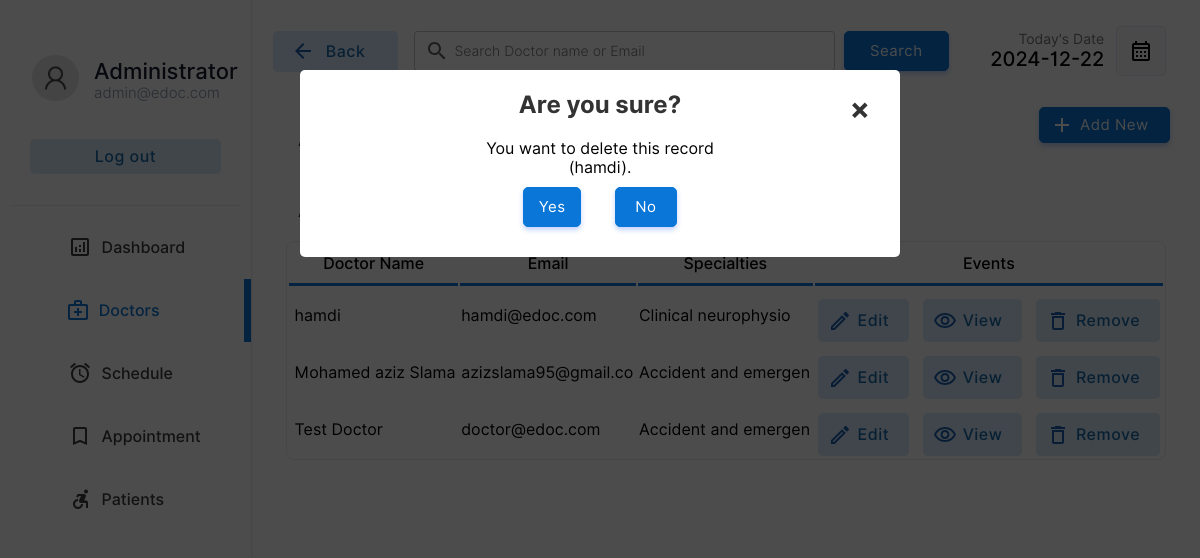
Page /doctor/doctors.php?action=drop&id=3&name=hamdi (signed in) on the committed database.
### tables this page shows
CREATE TABLE `doctor` (
  `docid` int(11) NOT NULL,
  `docemail` varchar(255) DEFAULT NULL,
  `docname` varchar(255) DEFAULT NULL,
  `docpassword` varchar(255) DEFAULT NULL,
  `docnic` varchar(15) DEFAULT NULL,
  `doctel` varchar(15) DEFAULT NULL,
  `specialties` int(2) DEFAULT NULL
);

CREATE TABLE `specialties` (
  `id` int(2) NOT NULL,
  `sname` varchar(50) DEFAULT NULL
);

### doctor/doctors.php (the view, shortened to what the rows shown need)
<!DOCTYPE html>
<html lang="en">
<head>
    <link rel="stylesheet" href="../css/animations.css">
    <link rel="stylesheet" href="../css/main.css">
    <link rel="stylesheet" href="../css/admin.css">
</head>
<body>
    <?php
    include("../connection.php");
    ?>
        <div class="dash-body">
            <table border="0" width="100%" style=" border-spacing: 0;margin:0;padding:0;margin-top:25px; ">
                <?php
                    if($_POST){
                        $keyword=$_POST["search"];
                        $sqlmain= "select * from doctor where docemail='$keyword' or docname='$keyword' or docname like '$keyword%' or docname like '%$keyword' or docname like '%$keyword%'";
                    }else{
                        $sqlmain= "select * from doctor order by docid desc";
                    }
                ?>
                <tr>
                   <td colspan="4">
                       <center>
                        <div class="abc scroll">
                        <table width="93%" class="sub-table scrolldown" border="0">
                        <thead>
                        <tr>
                                <th class="table-headin">
                                Doctor Name
                                </th>
                                <th class="table-headin">
                                    Email
                                </th>
                                <th class="table-headin">
                                    Specialties
                                </th>
                                <th class="table-headin">
                                    Events
                                </tr>
                        </thead>
                        <tbody>
                            <?php
                                $result= $database->query($sqlmain);
                                if($result->num_rows==0){
                                    echo '<tr>
                                    <td colspan="4">
                                    <br><br><br><br>
                                    <center>
                                    <img src="../img/notfound.svg" width="25%">
                                    <br>
                                    <p class="heading-main12" style="margin-left: 45px;font-size:20px;color:rgb(49, 49, 49)">We  couldnt find anything related to your keywords !</p>
                                    <a class="non-style-link" href="doctors.php"><button  class="login-btn btn-primary-soft btn"  style="display: flex;justify-content: center;align-items: center;margin-left:20px;">&nbsp; Show all Doctors &nbsp;</font></button>
                                    </a>
                                    </center>
                                    <br><br><br><br>
                                    </td>
                                    </tr>';
                                }
                                else{
                                for ( $x=0; $x<$result->num_rows;$x++){
                                    $row=$result->fetch_assoc();
                                    $docid=$row["docid"];
                                    $name=$row["docname"];
                                    $email=$row["docemail"];
                                    $spe=$row["specialties"];
                                    $spcil_res= $database->query("select sname from specialties where id='$spe'");
                                    $spcil_array= $spcil_res->fetch_assoc();
                                    $spcil_name=$spcil_array["sname"];
                                    echo '<tr>
                                        <td> &nbsp;'.
                                        substr($name,0,30)
                                        .'</td>
                                        <td>
                                        '.substr($email,0,20).'
                                        </td>
                                        <td>
                                            '.substr($spcil_name,0,20).'
                                        </td>
                                        <td>
                                        <div style="display:flex;justify-content: center;">
                                        <a href="?action=edit&id='.$docid.'&error=0" class="non-style-link"><button  class="btn-primary-soft btn button-icon btn-edit"  style="padding-left: 40px;padding-top: 12px;padding-bottom: 12px;margin-top: 10px;"><font class="tn-in-text">Edit</font></button></a>
                                        &nbsp;&nbsp;&nbsp;
                                        <a href="?action=view&id='.$docid.'" class="non-style-link"><button  class="btn-primary-soft btn button-icon btn-view"  style="padding-left: 40px;padding-top: 12px;padding-bottom: 12px;margin-top: 10px;"><font class="tn-in-text">View</font></button></a>
                                       &nbsp;&nbsp;&nbsp;
                                       <a href="?action=drop&id='.$docid.'&name='.$name.'" class="non-style-link"><button  class="btn-primary-soft btn button-icon btn-delete"  style="padding-left: 40px;padding-top: 12px;padding-bottom: 12px;margin-top: 10px;"><font class="tn-in-text">Remove</font></button></a>
                                        </div>
                                        </td>
                                    </tr>';
                                }
                            }
                            ?>
                            </tbody>
                        </table>
                        </div>
                        </center>
                   </td>
                </tr>
            </table>
        </div>
    <?php
    if($_GET){
        $id=$_GET["id"];
        $action=$_GET["action"];
        if($action=='drop'){
            $nameget=$_GET["name"];
            echo '
            <div id="popup1" class="overlay">
                    <div class="popup">
                    <center>
                        <h2>Are you sure?</h2>
                        <a class="close" href="doctors.php">&times;</a>
                        <div class="content">
                            You want to delete this record<br>('.substr($nameget,0,40).').
                        </div>
                        <div style="display: flex;justify-content: center;">
                        <a href="delete-doctor.php?id='.$id.'" class="non-style-link"><button  class="btn-primary btn"  style="display: flex;justify-content: center;align-items: center;margin:10px;padding:10px;"<font class="tn-in-text">&nbsp;Yes&nbsp;</font></button></a>&nbsp;&nbsp;&nbsp;
                        <a href="doctors.php" class="non-style-link"><button  class="btn-primary btn"  style="display: flex;justify-content: center;align-items: center;margin:10px;padding:10px;"><font class="tn-in-text">&nbsp;&nbsp;No&nbsp;&nbsp;</font></button></a>
                        </div>
                    </center>
            </div>
            </div>
            ';
        }elseif($action=='edit'){
            $sqlmain= "select * from doctor where docid='$id'";
            $result= $database->query($sqlmain);
            $row=$result->fetch_assoc();
            $name=$row["docname"];
            $email=$row["docemail"];
            $spe=$row["specialties"];
            $spcil_res= $database->query("select sname from specialties where id='$spe'");
            $spcil_array= $spcil_res->fetch_assoc();
            $spcil_name=$spcil_array["sname"];
            $nic=$row['docnic'];
            $tele=$row['doctel'];
            $error_1=$_GET["error"];
                $errorlist= array(
                    '1'=>'<label for="promter" class="form-label" style="color:rgb(255, 62, 62);text-align:center;">Already have an account for this Email address.</label>',
                    '2'=>'<label for="promter" class="form-label" style="color:rgb(255, 62, 62);text-align:center;">Password Conformation Error! Reconform Password</label>',
                    '3'=>'<label for="promter" class="form-label" style="color:rgb(255, 62, 62);text-align:center;"></label>',
                    '4'=>"",
                    '0'=>'',
                );
            if($error_1!='4'){
                    echo '
                    <div id="popup1" class="overlay">
                            <div class="popup">
                            <center>
                                <a class="close" href="doctors.php">&times;</a>
                                <div style="display: flex;justify-content: center;">
                                <div class="abc">
                                <table width="80%" class="sub-table scrolldown add-doc-form-container" border="0">
                                <tr>
                                        <td class="label-td" colspan="2">'.
                                            $errorlist[$error_1]
                                        .'</td>
                                    </tr>
                                    <tr>
                                        <td>
                                            <p style="padding: 0;margin: 0;text-align: left;font-size: 25px;font-weight: 500;">Edit Doctor Details.</p>
                                        Doctor ID : '.$id.' (Auto Generated)<br><br>
                                        </td>
                                    </tr>
                                    <tr>
                                        <td class="label-td" colspan="2">
                                            <form action="edit-doc.php" method="POST" class="add-new-form">
                                            <label for="Email" class="form-label">Email: </label>
                                            <input type="hidden" value="'.$id.'" name="id00">
                                        </td>
                                    </tr>
                                    <tr>
                                        <td class="label-td" colspan="2">
                                        <input type="email" name="email" class="input-text" placeholder="Email Address" value="'.$email.'" required><br>
                                        </td>
                                    </tr>
                                    <tr>
                                        <td class="label-td" colspan="2">
                                            <label for="name" class="form-label">Name: </label>
                                        </td>
                                    </tr>
                                    <tr>
                                        <td class="label-td" colspan="2">
                                            <input type="text" name="name" class="input-text" placeholder="Doctor Name" value="'.$name.'" required><br>
                                        </td>
                                    </tr>
                                    <tr>
                                        <td class="label-td" colspan="2">
                                            <label for="nic" class="form-label">NIC: </label>
                                        </td>
                                    </tr>
                                    <tr>
                                        <td class="label-td" colspan="2">
                                            <input type="text" name="nic" class="input-text" placeholder="NIC Number" value="'.$nic.'" required><br>
                                        </td>
                                    </tr>
                                    <tr>
                                        <td class="label-td" colspan="2">
                                            <label for="Tele" class="form-label">Telephone: </label>
                                        </td>
                                    </tr>
                                    <tr>
                                        <td class="label-td" colspan="2">
                                            <input type="tel" name="Tele" class="input-text" placeholder="Telephone Number" value="'.$tele.'" required><br>
                                        </td>
                                    </tr>
                                    <tr>
                                        <td class="label-td" colspan="2">
                                            <label for="spec" class="form-label">Choose specialties: (Current'.$spcil_name.')</label>
                                        </td>
                                    </tr>
                                    <tr>
                                        <td class="label-td" colspan="2">
                                            <select name="spec" id="" class="box">';
                                                $list11 = $database->query("select  * from  specialties;");
                                                for ($y=0;$y<$list11->num_rows;$y++){
                                                    $row00=$list11->fetch_assoc();
                                                    $sn=$row00["sname"];
                                                    $id00=$row00["id"];
                                                    echo "<option value=".$id00.">$sn</option><br/>";
                                                };
                                echo     '       </select><br><br>
                                        </td>
                                    </tr>
                                    <tr>
                                        <td class="label-td" colspan="2">
                                            <label for="password" class="form-label">Password: </label>
                                        </td>
                                    </tr>
                                    <tr>
                                        <td class="label-td" colspan="2">
                                            <input type="password" name="password" class="input-text" placeholder="Defind a Password" required><br>
                                        </td>
                                    </tr><tr>
                                        <td class="label-td" colspan="2">
                                            <label for="cpassword" class="form-label">Conform Password: </label>
                                        </td>
                                    </tr>
                                    <tr>
                                        <td class="label-td" colspan="2">
                                            <input type="password" name="cpassword" class="input-text" placeholder="Conform Password" required><br>
                                        </td>
                                    </tr>
                                    <tr>
                                        <td colspan="2">
                                            <input type="reset" value="Reset" class="login-btn btn-primary-soft btn" >&nbsp;&nbsp;&nbsp;&nbsp;&nbsp;
                                            <input type="submit" value="Save" class="login-btn btn-primary btn">
                                        </td>
                                    </tr>
                                    </form>
                                    </tr>
                                </table>
                                </div>
                                </div>
                            </center>
                            <br><br>
                    </div>
                    </div>
                    ';
        }; };
    };
?>
</body>
</html>

### rows in the picture
doctor: docname "hamdi", docemail "hamdi@edoc.com", specialties.sname "Clinical neurophysio"
doctor: docname "Mohamed aziz Slama", docemail "azizslama95@gmail.co", specialties.sname "Accident and emergen"
doctor: docname "Test Doctor", docemail "doctor@edoc.com", specialties.sname "Accident and emergen"

### other values in the picture
substr($nameget,0,40) "hamdi"
